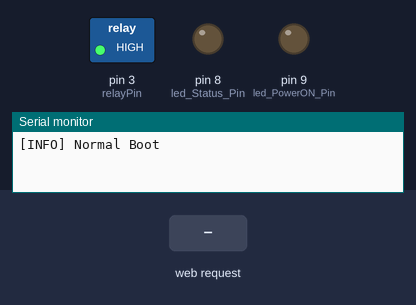
A sketch run on a simulated Arduino Uno, built for the host (arithmetic inside an expression is 32-bit, double 64-bit). On the bench: switched loads named in the sketch (green lamp = pin HIGH), output pins drawn as LEDs (lit = HIGH), the last lines printed to the serial monitor. The inputs (shaded band) are chosen by the test bench. WiFi joins after 1.5 s; servers stay silent unless stated.

Above: at 1.1 s.
At 6.7 s:
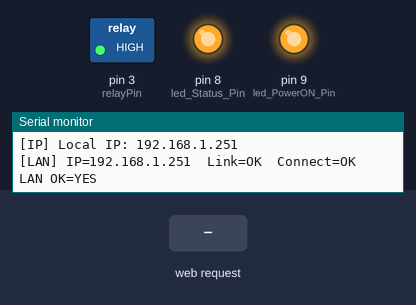
6.8 s: HTTP request GET /ring?on= received
At 7.8 s:
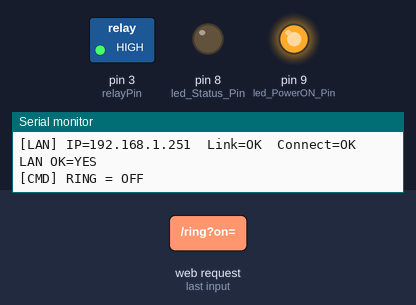
Timing chart, 0 to 15.0 s (numbered marks = the images above; inputs shaded):
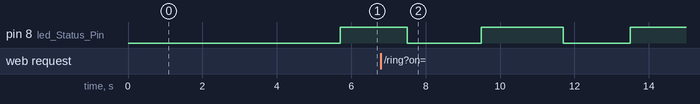

Measured:
- by itself, pin 8 (led_Status_Pin): alternates HIGH for 2.2 s and LOW for 1.9 s

The sketch:

Receiver1.ino
```cpp
/*  -------------------  BASIC ALARM RECEIVER (UPDATED + LINK STATUS)  -------------------
      - รองรับ Ethernet Shield รุ่นเก่า W5100
      - ตรวจสอบสถานะ LAN ด้วย Ethernet.linkStatus()
      - หากหลุด LAN: ขา 3 จะหยุดทำงานทันที เพื่อความปลอดภัย
      - หากหลุด LAN เกิน 60 วินาที: จะ restart ตัวเองอัตโนมัติ
      - มี Auto reconnect และปรับ LED blink ตามสถานะ
   --------------------------------------------------------------------------------------- */

#include <SPI.h>
#include <Ethernet.h>
#include <avr/wdt.h>

/* ---------- Network ---------- */
byte mac[]  = { 0xDE, 0xAD, 0xBE, 0xEF, 0xFE, 0x11 };
IPAddress ip(192, 168, 1, 251);
IPAddress gateway(192, 168, 1, 1);
IPAddress subnet(255, 255, 255, 0);
IPAddress dns(192, 168, 1, 1);
EthernetServer server(80);

/* ---------- ตรวจ Port ---------- */
IPAddress testIP(192, 168, 1, 1); // Router
const uint16_t testPort = 80;     // เปิดจริงบน Router
const unsigned long checkInterval = 3000;
const unsigned long maxLostDuration = 60000;

/* ---------- I/O ---------- */
const uint8_t relayPin = 3;
const uint8_t led_Status_Pin = 8;
const uint8_t led_PowerON_Pin = 9;

/* ---------- Blink ---------- */
bool ledState = false;
unsigned long lastBlink = 0;

/* ---------- Auto-OFF ---------- */
unsigned long ringDuration = 0;
bool isRinging = false;
unsigned long lastOnTime = 0;

/* ---------- LAN Status ---------- */
bool lanOK = false;
unsigned long lastCheck = 0;
unsigned long lastOKtime = 0;

/* ---------- Utils ---------- */
bool hasIPAddress() {
  return Ethernet.localIP() != IPAddress(0, 0, 0, 0);
}


bool checkPortOpen(IPAddress ip, uint16_t port) {
  EthernetClient client;
  bool ok = client.connect(ip, port);
  client.stop();
  return ok;
}

/* ---------- HTTP ---------- */
void handleHttp(EthernetClient& c) {
  String req;
  while (c.connected()) {
    if (c.available()) {
      char ch = c.read();
      req += ch;
      if (req.endsWith("\r\n\r\n")) break;
    }
  }

  int s = req.indexOf(' ');
  int e = req.indexOf(' ', s + 1);
  if (s > 0 && e > 0) {
    String url = req.substring(s + 1, e);

    if (url == "/") {
      c.println(F("HTTP/1.1 200 OK\r\nConnection: close\r\n\r\nREADY"));
    } else if (url.startsWith("/ring?on=")) {
      isRinging = (url.charAt(9) == '1');
      if (isRinging) lastOnTime = millis();
      Serial.print(F("[CMD] RING = "));
      Serial.println(isRinging ? F("ON") : F("OFF"));
      c.println(F("HTTP/1.1 200 OK\r\nConnection: close\r\n\r\nOK"));
    } else {
      c.println(F("HTTP/1.1 404 Not Found\r\nConnection: close\r\n\r\nNot Found"));
    }
  }
  c.stop();
}

void setup() {

 Serial.begin(9600);

  if (MCUSR & (1 << WDRF)) {
    Serial.println(F("[INFO] Reset by Watchdog"));
  } else {
    Serial.println(F("[INFO] Normal Boot"));
  }

  // ปิด WDT ก่อนเริ่มโปรแกรม
  MCUSR &= ~(1 << WDRF);
  wdt_disable();
  delay(1000);

 // เปิดใช้งาน WDT ให้รีเซ็ตทุก 8 วินาที
  wdt_enable(WDTO_8S);


  pinMode(relayPin, OUTPUT);
  pinMode(led_Status_Pin, OUTPUT);
  pinMode(led_PowerON_Pin, OUTPUT);
  digitalWrite(relayPin, HIGH);  // ปิดเสียงก่อนเริ่ม

  digitalWrite(led_PowerON_Pin, LOW); delay(3000);  // เห็นว่ารีบูต
  digitalWrite(led_PowerON_Pin, HIGH);

  Serial.begin(9600);
  Serial.println(F("=== STARTING RECEIVER ==="));

  Ethernet.begin(mac, ip, dns, gateway, subnet);
  delay(1500);
  server.begin();

  Serial.print(F("[IP] Local IP: "));
  Serial.println(Ethernet.localIP());
}

void loop() {

    // รีเซ็ต WDT ทุกครั้งที่ loop ทำงาน
  wdt_reset();

  EthernetClient cli = server.available();
  if (cli) handleHttp(cli);

  unsigned long now = millis();

  // ตรวจสถานะ LAN ทุก 3 วิ
  if (now - lastCheck >= checkInterval) {
    lastCheck = now;

    bool gotIP = hasIPAddress();
    bool canConnect = gotIP ? checkPortOpen(testIP, testPort) : false;
    lanOK = gotIP && canConnect;

    Serial.print(F("[LAN] IP="));
    Serial.print(Ethernet.localIP());
    Serial.print(F("  Link="));
    Serial.print(gotIP ? F("OK") : F("FAIL"));
    Serial.print(F("  Connect="));
    Serial.print(canConnect ? F("OK") : F("FAIL"));
    Serial.print(F("  LAN OK="));
    Serial.println(lanOK ? F("YES") : F("NO"));

    if (lanOK) lastOKtime = now;
  }

  // ถ้าหลุด LAN เกิน 60 วิ → รีบูต
  if (now - lastOKtime >= maxLostDuration) {
    Serial.println(F("[RESTART] No LAN > 60s. Restarting..."));
    delay(100);
    asm volatile("jmp 0");
   // wdt_enable(WDTO_2S);
   // while (1);
  }

  // ถ้าหลุด LAN → ปิดเสียง
  if (!lanOK) {
    if (isRinging) Serial.println(F("[SAFE] Lost LAN → Ring OFF"));
    isRinging = false;
  }

  // ถ้าเปิดเสียงและหมดเวลา → ปิด
  if (isRinging && ringDuration && now - lastOnTime >= ringDuration) {
    Serial.println(F("[TIMEOUT] Ring expired → OFF"));
    isRinging = false;
  }

  digitalWrite(relayPin, !isRinging);  // Active LOW

  // กระพริบ LED ตามสถานะ
  unsigned long interval = lanOK ? 2000 : 200;
  if (now - lastBlink >= interval) {
    ledState = !ledState;
    digitalWrite(led_Status_Pin, ledState);
    lastBlink = now;
  }
}
```
